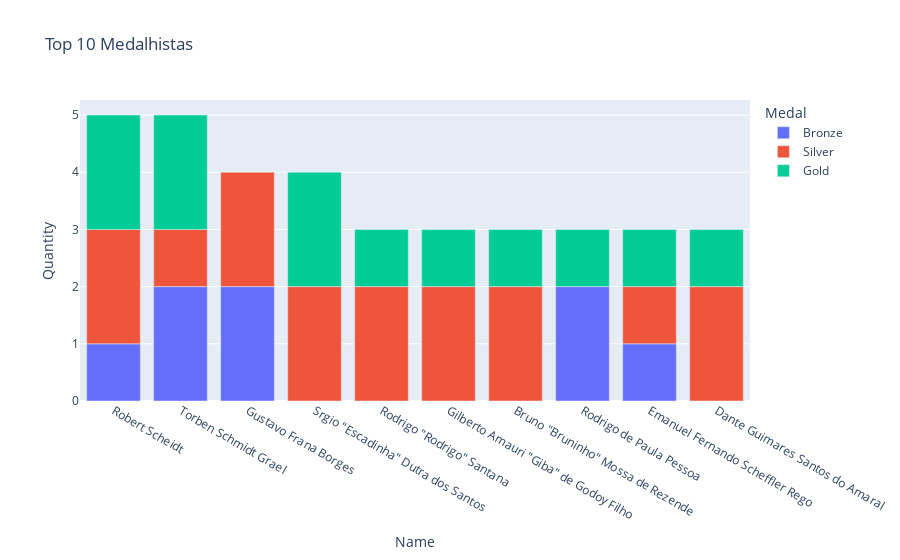

Here is the notebook cell this chart was saved with:
### Code cell
fig = px.bar(df_medalhas_por_atleta, x="Name", y="Quantity", color="Medal", title="Top 10 Medalhistas", category_orders={ 'Name': lista_dez_primeiros})
fig.show()

### Figure 1 — Plotly figure (JSON) as saved in the notebook; plotly's stock layout.template omitted (floating-point values rounded to 4 significant figures)
{"data": [{"alignmentgroup": "True", "hovertemplate": "Medal=Bronze<br>Name=%{x}<br>Quantity=%{y}<extra></extra>", "legendgroup": "Bronze", "marker": {"color": "#636efa", "pattern": {"shape": ""}}, "name": "Bronze", "offsetgroup": "Bronze", "orientation": "v", "showlegend": true, "textposition": "auto", "type": "bar", "x": ["Gustavo Frana Borges", "Rodrigo de Paula Pessoa", "Torben Schmidt Grael", "Robert Scheidt", "Emanuel Fernando Scheffler Rego"], "xaxis": "x", "y": [2, 2, 2, 1, 1], "yaxis": "y"}, {"alignmentgroup": "True", "hovertemplate": "Medal=Silver<br>Name=%{x}<br>Quantity=%{y}<extra></extra>", "legendgroup": "Silver", "marker": {"color": "#EF553B", "pattern": {"shape": ""}}, "name": "Silver", "offsetgroup": "Silver", "orientation": "v", "showlegend": true, "textposition": "auto", "type": "bar", "x": ["Gustavo Frana Borges", "Bruno \"Bruninho\" Mossa de Rezende", "Srgio \"Escadinha\" Dutra dos Santos", "Gilberto Amauri \"Giba\" de Godoy Filho", "Robert Scheidt", "Dante Guimares Santos do Amaral", "Rodrigo \"Rodrigo\" Santana", "Torben Schmidt Grael", "Emanuel Fernando Scheffler Rego"], "xaxis": "x", "y": [2, 2, 2, 2, 2, 2, 2, 1, 1], "yaxis": "y"}, {"alignmentgroup": "True", "hovertemplate": "Medal=Gold<br>Name=%{x}<br>Quantity=%{y}<extra></extra>", "legendgroup": "Gold", "marker": {"color": "#00cc96", "pattern": {"shape": ""}}, "name": "Gold", "offsetgroup": "Gold", "orientation": "v", "showlegend": true, "textposition": "auto", "type": "bar", "x": ["Srgio \"Escadinha\" Dutra dos Santos", "Robert Scheidt", "Torben Schmidt Grael", "Rodrigo de Paula Pessoa", "Rodrigo \"Rodrigo\" Santana", "Bruno \"Bruninho\" Mossa de Rezende", "Dante Guimares Santos do Amaral", "Emanuel Fernando Scheffler Rego", "Gilberto Amauri \"Giba\" de Godoy Filho"], "xaxis": "x", "y": [2, 2, 2, 1, 1, 1, 1, 1, 1], "yaxis": "y"}], "layout": {"barmode": "relative", "legend": {"title": {"text": "Medal"}, "tracegroupgap": 0}, "title": {"text": "Top 10 Medalhistas"}, "xaxis": {"anchor": "y", "categoryarray": ["Robert Scheidt", "Torben Schmidt Grael", "Gustavo Frana Borges", "Srgio \"Escadinha\" Dutra dos Santos", "Rodrigo \"Rodrigo\" Santana", "Gilberto Amauri \"Giba\" de Godoy Filho", "Bruno \"Bruninho\" Mossa de Rezende", "Rodrigo de Paula Pessoa", "Emanuel Fernando Scheffler Rego", "Dante Guimares Santos do Amaral"], "categoryorder": "array", "domain": [0, 1], "title": {"text": "Name"}}, "yaxis": {"anchor": "x", "domain": [0, 1], "title": {"text": "Quantity"}}}}
